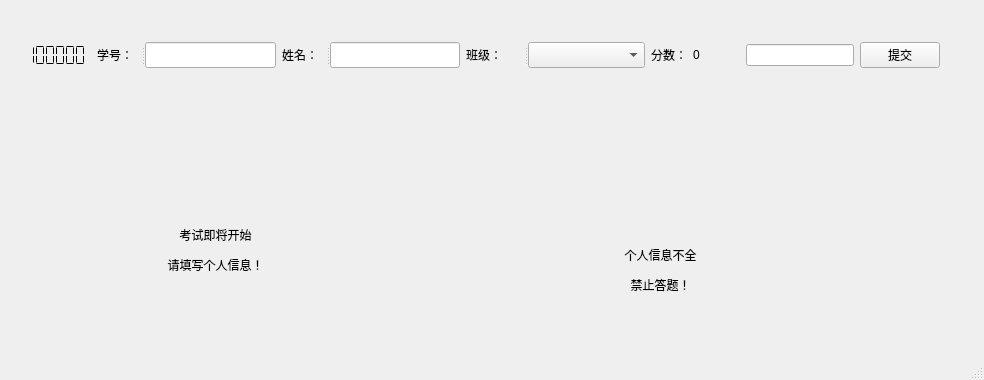
<?xml version="1.0" encoding="UTF-8"?>
<ui version="4.0">
 <class>ExamTest</class>
 <widget class="QMainWindow" name="ExamTest">
  <property name="geometry">
   <rect>
    <x>0</x>
    <y>0</y>
    <width>984</width>
    <height>380</height>
   </rect>
  </property>
  <property name="windowTitle">
   <string>XX考试系统beta1</string>
  </property>
  <widget class="QWidget" name="centralwidget">
   <widget class="QLabel" name="label_warning">
    <property name="geometry">
     <rect>
      <x>90</x>
      <y>200</y>
      <width>251</width>
      <height>101</height>
     </rect>
    </property>
    <property name="sizePolicy">
     <sizepolicy hsizetype="Expanding" vsizetype="Expanding">
      <horstretch>0</horstretch>
      <verstretch>0</verstretch>
     </sizepolicy>
    </property>
    <property name="styleSheet">
     <string notr="true">font: 75 72pt &quot;Agency FB&quot;;</string>
    </property>
    <property name="text">
     <string>&lt;html&gt;&lt;head/&gt;&lt;body&gt;&lt;p&gt;考试即将开始&lt;/p&gt;&lt;p&gt;请填写个人信息！&lt;/p&gt;&lt;/body&gt;&lt;/html&gt;</string>
    </property>
    <property name="alignment">
     <set>Qt::AlignCenter</set>
    </property>
   </widget>
   <widget class="QWidget" name="verticalLayoutWidget">
    <property name="geometry">
     <rect>
      <x>0</x>
      <y>20</y>
      <width>940</width>
      <height>71</height>
     </rect>
    </property>
    <layout class="QVBoxLayout" name="verticalLayout" stretch="99">
     <item>
      <layout class="QHBoxLayout" name="horizontalLayout_3">
       <item>
        <layout class="QHBoxLayout" name="horizontalLayout">
         <item>
          <widget class="QLCDNumber" name="lcdNumber">
           <property name="sizePolicy">
            <sizepolicy hsizetype="Fixed" vsizetype="Preferred">
             <horstretch>0</horstretch>
             <verstretch>0</verstretch>
            </sizepolicy>
           </property>
           <property name="sizeIncrement">
            <size>
             <width>0</width>
             <height>0</height>
            </size>
           </property>
           <property name="baseSize">
            <size>
             <width>0</width>
             <height>0</height>
            </size>
           </property>
           <property name="styleSheet">
            <string notr="true"/>
           </property>
           <property name="frameShape">
            <enum>QFrame::NoFrame</enum>
           </property>
           <property name="frameShadow">
            <enum>QFrame::Plain</enum>
           </property>
           <property name="lineWidth">
            <number>1</number>
           </property>
           <property name="smallDecimalPoint">
            <bool>false</bool>
           </property>
           <property name="digitCount">
            <number>8</number>
           </property>
           <property name="segmentStyle">
            <enum>QLCDNumber::Flat</enum>
           </property>
           <property name="intValue" stdset="0">
            <number>88888888</number>
           </property>
          </widget>
         </item>
         <item>
          <widget class="QSplitter" name="splitter_stuNo">
           <property name="orientation">
            <enum>Qt::Horizontal</enum>
           </property>
           <widget class="QLabel" name="label_stuNo">
            <property name="styleSheet">
             <string notr="true"/>
            </property>
            <property name="text">
             <string>学号：</string>
            </property>
           </widget>
           <widget class="QLineEdit" name="lineEdit_stuNo">
            <property name="sizePolicy">
             <sizepolicy hsizetype="Fixed" vsizetype="Fixed">
              <horstretch>0</horstretch>
              <verstretch>0</verstretch>
             </sizepolicy>
            </property>
            <property name="text">
             <string/>
            </property>
           </widget>
          </widget>
         </item>
         <item>
          <widget class="QSplitter" name="splitter_stuName">
           <property name="orientation">
            <enum>Qt::Horizontal</enum>
           </property>
           <widget class="QLabel" name="label_stuName">
            <property name="text">
             <string>姓名：</string>
            </property>
           </widget>
           <widget class="QLineEdit" name="lineEdit_stuName">
            <property name="sizePolicy">
             <sizepolicy hsizetype="Fixed" vsizetype="Fixed">
              <horstretch>0</horstretch>
              <verstretch>0</verstretch>
             </sizepolicy>
            </property>
            <property name="text">
             <string/>
            </property>
           </widget>
          </widget>
         </item>
         <item>
          <widget class="QSplitter" name="splitter_stuClass">
           <property name="orientation">
            <enum>Qt::Horizontal</enum>
           </property>
           <widget class="QLabel" name="label_stuClass">
            <property name="text">
             <string>班级：</string>
            </property>
           </widget>
           <widget class="QComboBox" name="classComboBox_stuClass">
            <property name="sizePolicy">
             <sizepolicy hsizetype="Expanding" vsizetype="Preferred">
              <horstretch>0</horstretch>
              <verstretch>0</verstretch>
             </sizepolicy>
            </property>
            <property name="sizeAdjustPolicy">
             <enum>QComboBox::AdjustToContents</enum>
            </property>
           </widget>
          </widget>
         </item>
         <item>
          <layout class="QHBoxLayout" name="horizontalLayout_5">
           <item>
            <layout class="QHBoxLayout" name="horizontalLayout_4">
             <item>
              <widget class="QLabel" name="label_nScore">
               <property name="sizePolicy">
                <sizepolicy hsizetype="Fixed" vsizetype="Preferred">
                 <horstretch>0</horstretch>
                 <verstretch>0</verstretch>
                </sizepolicy>
               </property>
               <property name="text">
                <string>分数：</string>
               </property>
              </widget>
             </item>
             <item>
              <widget class="QLabel" name="label_score">
               <property name="sizePolicy">
                <sizepolicy hsizetype="Fixed" vsizetype="Fixed">
                 <horstretch>0</horstretch>
                 <verstretch>0</verstretch>
                </sizepolicy>
               </property>
               <property name="text">
                <string>0</string>
               </property>
              </widget>
             </item>
             <item>
              <spacer name="horizontalSpacer">
               <property name="orientation">
                <enum>Qt::Horizontal</enum>
               </property>
               <property name="sizeHint" stdset="0">
                <size>
                 <width>40</width>
                 <height>20</height>
                </size>
               </property>
              </spacer>
             </item>
            </layout>
           </item>
           <item>
            <widget class="QLineEdit" name="lineEdit_score">
             <property name="sizePolicy">
              <sizepolicy hsizetype="Fixed" vsizetype="Fixed">
               <horstretch>0</horstretch>
               <verstretch>0</verstretch>
              </sizepolicy>
             </property>
            </widget>
           </item>
          </layout>
         </item>
        </layout>
       </item>
       <item>
        <layout class="QHBoxLayout" name="horizontalLayout_2">
         <item>
          <widget class="QPushButton" name="pushButton_submit">
           <property name="text">
            <string>提交</string>
           </property>
          </widget>
         </item>
        </layout>
       </item>
      </layout>
     </item>
    </layout>
   </widget>
   <widget class="QLabel" name="label_stuInfoIsEmpty">
    <property name="geometry">
     <rect>
      <x>370</x>
      <y>220</y>
      <width>581</width>
      <height>101</height>
     </rect>
    </property>
    <property name="sizePolicy">
     <sizepolicy hsizetype="Expanding" vsizetype="Expanding">
      <horstretch>0</horstretch>
      <verstretch>0</verstretch>
     </sizepolicy>
    </property>
    <property name="styleSheet">
     <string notr="true">font: 75 72pt &quot;Agency FB&quot;;</string>
    </property>
    <property name="text">
     <string>&lt;html&gt;&lt;head/&gt;&lt;body&gt;&lt;p&gt;个人信息不全&lt;/p&gt;&lt;p&gt;禁止答题！&lt;/p&gt;&lt;/body&gt;&lt;/html&gt;</string>
    </property>
    <property name="alignment">
     <set>Qt::AlignCenter</set>
    </property>
   </widget>
  </widget>
  <widget class="QMenuBar" name="menubar">
   <property name="geometry">
    <rect>
     <x>0</x>
     <y>0</y>
     <width>984</width>
     <height>23</height>
    </rect>
   </property>
  </widget>
  <widget class="QStatusBar" name="statusbar"/>
 </widget>
 <resources/>
 <connections/>
</ui>
